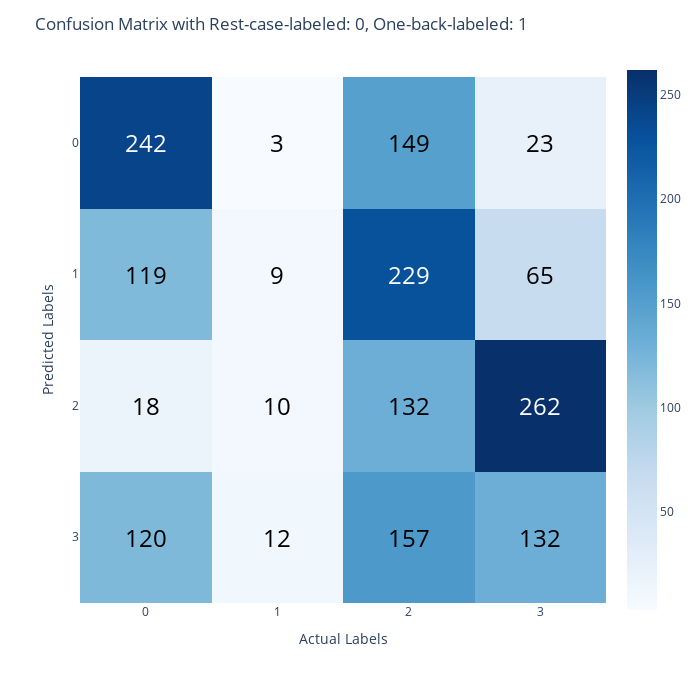

The notebook cell this image was saved under:
### Code cell
metrics(lr)

### Figure 1 — Plotly figure (JSON) as saved in the notebook; plotly's stock layout.template omitted (floating-point values rounded to 4 significant figures)
{"data": [{"coloraxis": "coloraxis", "hovertemplate": "x: %{x}<br>y: %{y}<br>color: %{z}<extra></extra>", "name": "0", "type": "heatmap", "xaxis": "x", "yaxis": "y", "z": [[242, 3, 149, 23], [119, 9, 229, 65], [18, 10, 132, 262], [120, 12, 157, 132]]}], "layout": {"annotations": [{"font": {"color": "white", "size": 24}, "showarrow": false, "text": "242", "x": 0, "y": 0}, {"font": {"color": "black", "size": 24}, "showarrow": false, "text": "3", "x": 1, "y": 0}, {"font": {"color": "black", "size": 24}, "showarrow": false, "text": "149", "x": 2, "y": 0}, {"font": {"color": "black", "size": 24}, "showarrow": false, "text": "23", "x": 3, "y": 0}, {"font": {"color": "black", "size": 24}, "showarrow": false, "text": "119", "x": 0, "y": 1}, {"font": {"color": "black", "size": 24}, "showarrow": false, "text": "9", "x": 1, "y": 1}, {"font": {"color": "white", "size": 24}, "showarrow": false, "text": "229", "x": 2, "y": 1}, {"font": {"color": "black", "size": 24}, "showarrow": false, "text": "65", "x": 3, "y": 1}, {"font": {"color": "black", "size": 24}, "showarrow": false, "text": "18", "x": 0, "y": 2}, {"font": {"color": "black", "size": 24}, "showarrow": false, "text": "10", "x": 1, "y": 2}, {"font": {"color": "black", "size": 24}, "showarrow": false, "text": "132", "x": 2, "y": 2}, {"font": {"color": "white", "size": 24}, "showarrow": false, "text": "262", "x": 3, "y": 2}, {"font": {"color": "black", "size": 24}, "showarrow": false, "text": "120", "x": 0, "y": 3}, {"font": {"color": "black", "size": 24}, "showarrow": false, "text": "12", "x": 1, "y": 3}, {"font": {"color": "black", "size": 24}, "showarrow": false, "text": "157", "x": 2, "y": 3}, {"font": {"color": "black", "size": 24}, "showarrow": false, "text": "132", "x": 3, "y": 3}], "coloraxis": {"colorscale": [[0, "rgb(247,251,255)"], [0.125, "rgb(222,235,247)"], [0.25, "rgb(198,219,239)"], [0.375, "rgb(158,202,225)"], [0.5, "rgb(107,174,214)"], [0.625, "rgb(66,146,198)"], [0.75, "rgb(33,113,181)"], [0.875, "rgb(8,81,156)"], [1, "rgb(8,48,107)"]]}, "font": {"size": 12}, "height": 700, "margin": {"t": 60}, "title": {"text": "Confusion Matrix with Rest-case-labeled: 0, One-back-labeled: 1"}, "width": 700, "xaxis": {"anchor": "y", "constrain": "domain", "domain": [0, 1], "dtick": 1, "scaleanchor": "y", "tick0": 0, "title": {"text": "Actual Labels"}}, "yaxis": {"anchor": "x", "autorange": "reversed", "constrain": "domain", "domain": [0, 1], "dtick": 1, "tick0": 0, "title": {"text": "Predicted Labels"}}}}
